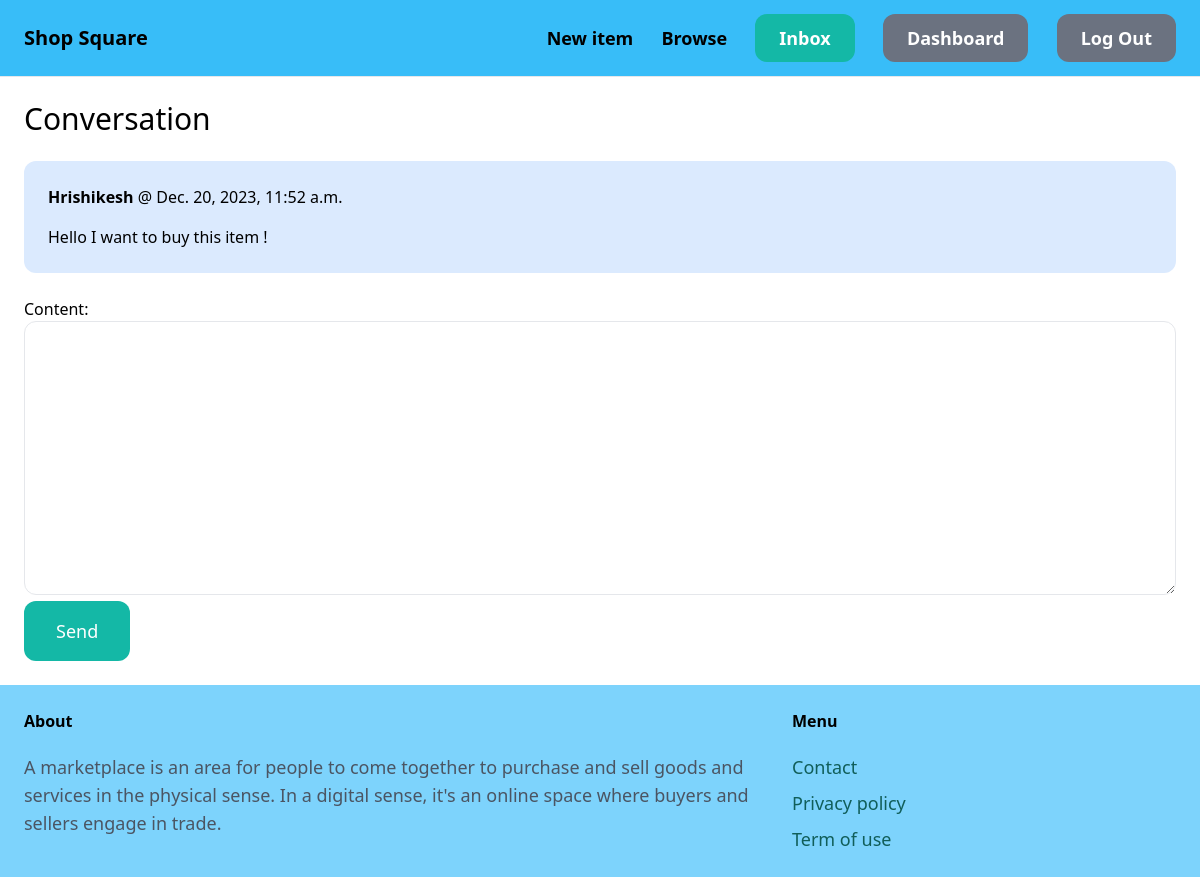
The page /inbox/1/ (signed in) on the database its author committed.
### conversation/models.py (models this page shows)
class ConversationMessage(models.Model):
    conversation = models.ForeignKey(Conversation, related_name='messages', on_delete=models.CASCADE)
    content = models.TextField()
    created_at = models.DateTimeField(auto_now_add=True)
    created_by = models.ForeignKey(User, related_name='created_messages', on_delete=models.CASCADE)

### conversation/views.py (the view)
# urls.py: path('<int:pk>/', views.detail, name='detail'),
@login_required
def detail(request, pk):
    conversation = Conversation.objects.filter(members__in=[request.user.id]).get(pk=pk)
    if request.method == 'POST':
        form = ConversationMessageForm(request.POST)
        if form.is_valid():
            conversation_message = form.save(commit=False)
            conversation_message.conversation = conversation
            conversation_message.created_by = request.user
            conversation_message.save()
            conversation.save()
            return redirect('conversation:detail', pk=pk)
    else:
        form = ConversationMessageForm()
    return render(request, 'conversation/detail.html', {
        'conversation': conversation,
        'form': form
    })

### conversation/forms.py
class ConversationMessageForm(forms.ModelForm):
    class Meta:
        model = ConversationMessage
        fields = ('content',)
        widgets = {
            'content': forms.Textarea(attrs={
                'class': 'w-full py-4 px-6 rounded-xl border'
            })
        }

### conversation/templates/conversation/detail.html (shortened to what this page needs)
{% extends 'core/base.html' %}
{% block content %}
<h1 class="mb-6 text-3xl">Conversation</h1>
<div class="space-y-6">
    {% for message in conversation.messages.all %}
        <div class="p-6 flex {% if message.created_by == request.user %}bg-green-100{% else %}bg-blue-100{% endif %} rounded-xl">
            <div>
                <p class="mb-4"><strong>{{ message.created_by.username }}</strong> @ {{ message.created_at }}</p>
                <p>{{ message.content }}</p>
            </div>
        </div>
    {% endfor %}
</div>
<form method="post" action="." class="mt-6">
    {{ form.as_p }}
    <button class="py-4 px-8 text-lg bg-teal-500 hover:bg-teal-700 rounded-xl text-white">Send</button>
</form>
{% endblock %}

### core/templates/core/base.html (shortened to what this page needs)
<!doctype html>
<html>
    <head>
        <script src="https://cdn.tailwindcss.com"></script>
    </head>
    <body class="flex flex-col h-screen justify-between">
        <nav class="py-6 px-6 flex justify-between items-center border-b border-gray-200 bg-sky-400">
            <a href="/" class="text-xl font-semibold">Shop Square</a>
            <div class="space-x-6">
                <a href="{% url 'item:new' %}" class="text-lg font-semibold hover:text-gray-500">New item</a>
                <a href="{% url 'item:items' %}" class="text-lg font-semibold hover:text-gray-500">Browse</a>
                {% if request.user.is_authenticated %}
                    <a href="{% url 'conversation:inbox' %}" class="px-6 py-3 text-lg font-semibold bg-teal-500 text-white rounded-xl hover:bg-teal-700">Inbox</a>
                    <a href="{% url 'dashboard:index' %}" class="px-6 py-3 text-lg font-semibold bg-gray-500 text-white rounded-xl hover:bg-gray-700">Dashboard</a>
                    <a href="{% url 'core:logout' %}" class="px-6 py-3 text-lg font-semibold bg-gray-500 text-white rounded-xl hover:bg-gray-700">Log Out</a>
                {% else %}
                    <a href="{% url 'core:signup' %}" class="px-6 py-3 text-lg font-semibold bg-teal-500 text-white rounded-xl hover:bg-teal-700">Sign up</a>
                    <a href="{% url 'core:login' %}" class="px-6 py-3 text-lg font-semibold bg-gray-500 text-white rounded-xl hover:bg-gray-700">Log in</a>
                {% endif %}
            </div>
        </nav>
        <div class="px-6 py-6 mb-auto ">
            {% block content %}
            {% endblock %}
        </div>
        <footer class="py-6 px-6 flex justify-between bg-sky-300">
            <div class="w-2/3 pr-10">
                <h3 class="mb-5 font-semibold text-black-400">About</h3>
                <p class="text-lg text-gray-600">A marketplace is an area for people to come together to purchase and sell goods and services in the physical sense. In a digital sense, it's an online space where buyers and sellers engage in trade.</p>
            </div>
            <div class="w-1/3">
                <h3 class="mb-5 font-semibold text-black-400">Menu</h3>
                <ul class="space-y-2">
                    <li><a href="{% url 'core:contact' %}" class="text-lg text-teal-800 hover:text-teal-950">Contact</a></li>
                    <li><a href="#" class="text-lg text-teal-800 hover:text-teal-950">Privacy policy</a></li>
                    <li><a href="#" class="text-lg text-teal-800 hover:text-teal-950">Term of use</a></li>
                </ul>
            </div>
        </footer>
    </body>
</html>

### rows shown on the page
ConversationMessage: created_by.username "Hrishikesh", created_at "Dec. 20, 2023, 11:52 a.m.", content "Hello I want to buy this item !"
